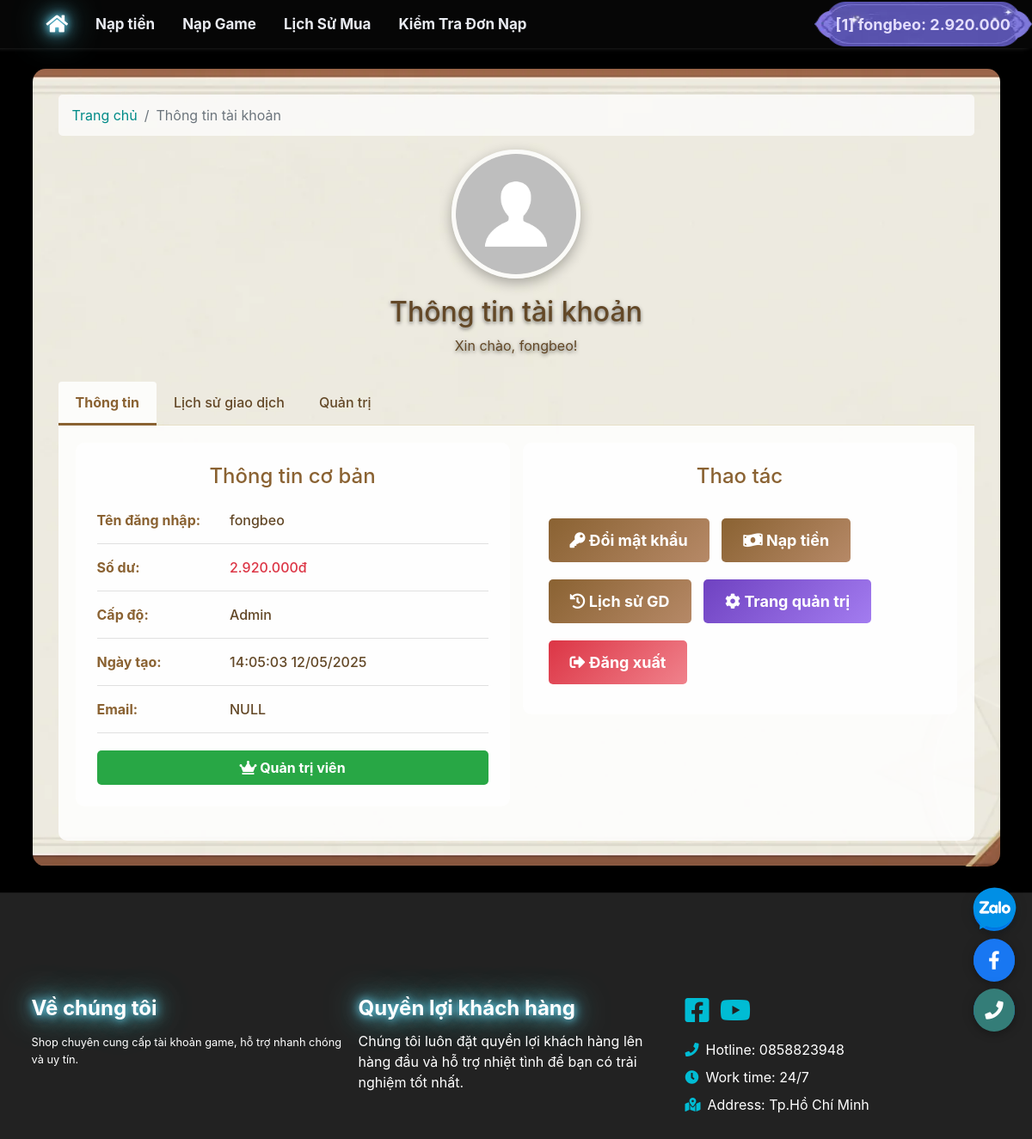
Screenshot of /public/client/AboutMe.php (signed in) with the database file from the repository.
### tables this page shows
CREATE TABLE `users` (
  `id` int(11) NOT NULL,
  `username` varchar(255) DEFAULT NULL,
  `password` varchar(255) DEFAULT NULL,
  `token` varchar(255) DEFAULT NULL,
  `money` int(11) DEFAULT 0,
  `level` varchar(255) DEFAULT NULL,
  `banned` int(11) DEFAULT 0,
  `createdate` datetime DEFAULT NULL,
  `email` varchar(255) DEFAULT NULL,
  `total_money` int(11) DEFAULT 0
);

### config/config.php (called while the page is built, shortened)
<?php
require_once(__DIR__ . "/function.php");
?>
<?php
class CMSNT
{
    private $ketnoi;
    function connect()
    {
        if (!$this->ketnoi)
        {
            $this->ketnoi = mysqli_connect('localhost', 'root', '', 'shopgame') or die ('Chưa kết nối đến DATABASE');
            mysqli_query($this->ketnoi, "set names 'utf8'");
        }
    }
    function get_row($sql)
    {
        $result = mysqli_query($this->ketnoi, $sql);
        $row = mysqli_fetch_assoc($result);
        if ($row)
        {
            return $row;
        }
        return false;
    }
}
if(isset($_SESSION['username']))
{
    $CMSNT = new CMSNT;
    $getUser = $CMSNT->get_row(" SELECT * FROM users WHERE username = '".$_SESSION['username']."' ");
}
else
{
    $my_level = NULL;
    $my_money = 0;
}

### config/function.php (called while the page is built, shortened)
<?php
$CMSNT = new CMSNT;
function format_date($time){
    return date("H:i:s d/m/Y", $time);
}
function check_string($data)
{
    return trim(htmlspecialchars(addslashes($data)));
}
function format_cash($price)
{
    return str_replace(",", ".", number_format($price));
}
function AboutMe($username = null)
{
    global $CMSNT;
    if($username === null && isset($_SESSION['username'])) {
        $username = $_SESSION['username'];
    }
    $user = $CMSNT->get_row("SELECT * FROM `users` WHERE `username` = '".check_string($username)."' ");
    if($user) {
        return [
            'id' => $user['id'],
            'username' => $user['username'],
            'money' => $user['money'],
            'level' => $user['level'],
            'banned' => $user['banned'],
            'createdate' => $user['createdate'],
            'email' => $user['email']
        ];
    }
    return false;
}

### public/client/AboutMe.php (the view, shortened to what this page needs)
<?php
require_once(__DIR__."/../../config/config.php");
require_once(__DIR__."/../../config/function.php");
require_once(__DIR__. "/Header.php");
require_once(__DIR__. "/Nav.php");
$user = AboutMe();
 ?>
<div class="container mt-4">
    <div class="profile-container">
        <nav aria-label="breadcrumb">
            <ol class="breadcrumb" style="background-color: rgba(255,255,255,0.7); border-radius: 5px;">
                <li class="breadcrumb-item"><a href="/">Trang chủ</a></li>
                <li class="breadcrumb-item active">Thông tin tài khoản</li>
            </ol>
        </nav>
        <div class="profile-header">
            <img src="/assets/img/default-avatar.jpg" class="profile-avatar" alt="User Avatar">
            <h2>Thông tin tài khoản</h2>
            <p class="mb-0">Xin chào, <?=$user['username']?>!</p>
        </div>
        <ul class="nav nav-tabs" id="profileTab" role="tablist">
            <li class="nav-item">
                <a class="nav-link active" id="info-tab" data-toggle="tab" href="#info" role="tab">Thông tin</a>
            </li>
            <li class="nav-item">
                <a class="nav-link" id="history-tab" data-toggle="tab" href="#history" role="tab">Lịch sử giao dịch</a>
            </li>
            <?php if($user['level'] == 'admin'): ?>
            <li class="nav-item">
                <a class="nav-link" id="admin-tab" data-toggle="tab" href="#admin" role="tab">Quản trị</a>
            </li>
            <?php endif; ?>
        </ul>
        <div class="tab-content" id="profileTabContent">
            <div class="tab-pane fade show active" id="info" role="tabpanel">
                <div class="row">
                    <div class="col-12 col-md-6">
                        <div class="profile-details">
                            <h4 class="text-center mb-4" style="color: #8a6232;">Thông tin cơ bản</h4>
                            <div class="detail-row">
                                <span class="detail-label">Tên đăng nhập:</span>
                                <span class="detail-value"><?=$user['username']?></span>
                            </div>
                            <div class="detail-row">
                                <span class="detail-label">Số dư:</span>
                                <span class="detail-value text-danger fw-bold"><?=format_cash($user['money'])?>đ</span>
                            </div>
                            <div class="detail-row">
                                <span class="detail-label">Cấp độ:</span>
                                <span class="detail-value"><?=ucfirst($user['level'])?></span>
                            </div>
                            <div class="detail-row">
                                <span class="detail-label">Ngày tạo:</span>
                                <span class="detail-value"><?=!empty($user['createdate']) ? format_date(strtotime($user['createdate'])) : 'Không xác định'?></span>
                            </div>
                            <div class="detail-row">
                                <span class="detail-label">Email:</span>
                                <span class="detail-value"><?=!empty($user['email']) ?   htmlspecialchars($user['email']):'Chưa cập nhật'
                                 ?></span>
                            </div>
                            <?php if($user['banned'] == 1): ?>
                                <div class="banned-badge"><i class="fas fa-ban"></i> Tài khoản đã bị khóa</div>
                            <?php elseif($user['level'] == 'admin'): ?>
                                <div class="admin-badge"><i class="fas fa-crown"></i> Quản trị viên</div>
                            <?php endif; ?>
                        </div>
                    </div>
                    <div class="col-12 col-md-6">
                        <div class="profile-details">
                            <h4 class="text-center mb-4" style="color: #8a6232;">Thao tác</h4>
                            <a href="/public/client/ChangePassword.php" class="action-btn"><i class="fas fa-key"></i> Đổi mật khẩu</a>
                            <a href="/public/client/Recharge.php" class="action-btn"><i class="fas fa-money-bill-wave"></i> Nạp tiền</a>
                            <a href="/public/client/History.php" class="action-btn"><i class="fas fa-history"></i> Lịch sử GD</a>
                            <?php if($user['level'] == 'admin'): ?>
                                <a href="/admin" class="action-btn" style="background: linear-gradient(135deg, #6f42c1, #a37cf0);"><i class="fas fa-cog"></i> Trang quản trị</a>
                            <?php endif; ?>
                            <a href="/public/client/Logout.php" class="action-btn" style="background: linear-gradient(135deg, #dc3545, #f0828c);"><i class="fas fa-sign-out-alt"></i> Đăng xuất</a>
                        </div>
                    </div>
                </div>
            </div>
        </div>
    </div>
</div>
<?php require_once(__DIR__ . "/Footer.php"); ?>

### public/client/Nav.php (shortened to what this page needs)
<?php
require_once(__DIR__ . "/Header.php")
?>
<div class="wrapper">
    <nav class="main-header navbar navbar-expand-md nav-header mb-4">
        <div class="container">
            <div class="collapse navbar-collapse order-3" id="navbarCollapse">
                <ul class="navbar-nav">
                    <li class="nav-item">
                        <a href="/index.php" class="nav-link menu-header shine-active"><i class="ficon fa-lg fa fa-home"></i></a>
                    </li>
                    <li class="nav-item dropdown" id="topUp_balance">
                        <a href="#" data-toggle="dropdown" aria-haspopup="true" aria-expanded="false" class="nav-link dropdown-toggle menu-header ">Nạp tiền</a>
                    </li>
                    <?php
                        $recharge_category = $CMSNT->get_row("SELECT * FROM category WHERE title = 'DỊCH VỤ NẠP GAME'");
                        $recharge_anchor = $recharge_category ? strtolower(str_replace(' ', '_', $recharge_category['title'])) : 'recharge_service';
                    ?>
                    <li class="nav-item">
                        <a href="../../index.php#<?=$recharge_anchor?>" class="nav-link menu-header">Nạp Game</a>
                    </li>
                    <li class="nav-item dropdown">
                        <a href="#" data-toggle="dropdown" aria-haspopup="true" aria-expanded="false" class="nav-link dropdown-toggle menu-header">Lịch Sử Mua</a>
                    </li>
                    <li class="nav-item">
                         <a href="<?= empty($_SESSION['username']) ? '/public/client/Login.php' : '/public/client/HistoryRecharge.php'; ?>" class="nav-link menu-header">Kiểm Tra Đơn Nạp</a>
                    </li>
                </ul>
            </div>
            <ul class="order-1 order-md-3 navbar-nav navbar-no-expand ml-auto" style="position: absolute;right: 0px;">
                <?php if(empty($_SESSION['username'])) { ?>
                    <li class="nav-item">
                        <a href="/public/client/Register.php"><button class="btn-pretty">Đăng ký</button></a>
                    </li>
                    <li class="nav-item">
                        <a href="/public/client/Login.php"><button class="btn-pretty">Đăng nhập</button></a>
                    </li>
                <?php } else {?>
                    <li class="nav-item">
                        <span class="mt-2">
                            <a href="#" class="dropdown-toggle" data-toggle="dropdown" aria-haspopup="true" aria-expanded="false">
                                <button class="btn-pretty-user">
                                    [<?= $getUser['id']; ?>] <?= $_SESSION['username']; ?>: <?= format_cash($getUser['money']); ?>
                                </button>
                            </a>
                        </span>
                    </li>
                <?php }?>
            </ul>
        </div>
    </nav>

### styles/styles1.css (style rules this page uses)
body { background: #000 url(https://pbs.twimg.com/media/GjRPWT7acAArpEw?format=jpg&name=small) no-repeat fixed; background-size: cover; }
.nav-header { background-color: rgb(8 8 8 / 79%); }
.nav-tabs .nav-item.show .nav-link, .nav-tabs .nav-link.active { color: #ffffff; background-color: #b68967; border-color: #dee2e6 #dee2e6 #fff; }
.nav-tabs .nav-link { color: rgb(182, 137, 103); }
.nav-tabs { border-bottom: 1px solid rgb(215 196 139 / 29%); }
.main-header { position: sticky; top: 0; box-shadow: 3px 3px 8px rgb(0 0 0 / 23%), -5px -5px 8px #fdfcfc; font-size: 17px; }
.menu-header { color: #e9ebf1; font-weight: bold; }
.shine-active { text-shadow: 0 0 10px #69e0ff, 0 0 20px #69e0ff, 0 0 40px #69e0ff; color: #fff; font-weight: bold; font-size: 17px; }
.dropdown-toggle::after { display: none; }

### public/client/Nav.php (style rules this page uses)
.btn-pretty-user { display: inline-flex; align-items: center; justify-content: center; padding: 0 25px; height: 52px; font-size: 18px; font-weight: bold; color: #e4defe; white-space: nowrap; background: url(/assets/img/genshi/img/btn_pretty.webp) no-repeat center center; background-size: 100% 100%; border: none; border-radius: 6px; }

### public/client/AboutMe.php (style rules this page uses)
.profile-container { background: url('/assets/img/card_beautiful.png') no-repeat center center; background-size: cover; padding: 30px; border-radius: 15px; box-shadow: 0 10px 20px rgba(0,0,0,0.2); color: #634827; margin-bottom: 30px; }
.profile-header { text-align: center; margin-bottom: 30px; color: #634827; text-shadow: 0 2px 4px rgba(0,0,0,0.5); }
.profile-avatar { width: 150px; height: 150px; border-radius: 50%; object-fit: cover; border: 5px solid rgba(255,255,255,0.8); margin: 0 auto 20px; display: block; box-shadow: 0 5px 15px rgba(0,0,0,0.3); }
.profile-details { background-color: rgba(255, 255, 255, 0.85); padding: 25px; border-radius: 10px; margin-bottom: 20px; }
.detail-row { margin-bottom: 15px; padding-bottom: 15px; border-bottom: 1px solid #e0e0e0; }
.detail-label { font-weight: bold; color: #8a6232; width: 150px; display: inline-block; }
.detail-value { font-weight: 500; }
.action-btn { background: linear-gradient(135deg, #8a6232, #b68967); border: none; color: white; font-weight: bold; padding: 12px 25px; border-radius: 5px; font-size: 18px; transition: all 0.3s; display: inline-block; margin: 10px 5px; text-align: center; text-decoration: none; }
.admin-badge { background: #28a745; color: white; padding: 8px 15px; border-radius: 5px; font-weight: bold; text-align: center; margin-top: 20px; }
.tab-content { padding: 20px; background-color: rgba(255,255,255,0.85); border-radius: 0 0 10px 10px; }
.nav-tabs .nav-link.active { background-color: rgba(255,255,255,0.85); color: #8a6232; font-weight: bold; border-bottom: 3px solid #8a6232; }
.nav-tabs .nav-link { color: #634827; border: none; padding: 12px 20px; font-weight: 500; }

### public/client/Footer.php (style rules this page uses)
html, body { height: 100%; margin: 0; }
body { display: flex; flex-direction: column; min-height: 100vh; }
.wrapper { flex: 1 0 auto; }

### rows the page displays
users: id "1", money "2.920.000", username "fongbeo", level "Admin", createdate "14:05:03 12/05/2025", email "NULL"

### other values shown
$_SESSION['username'] "fongbeo"
